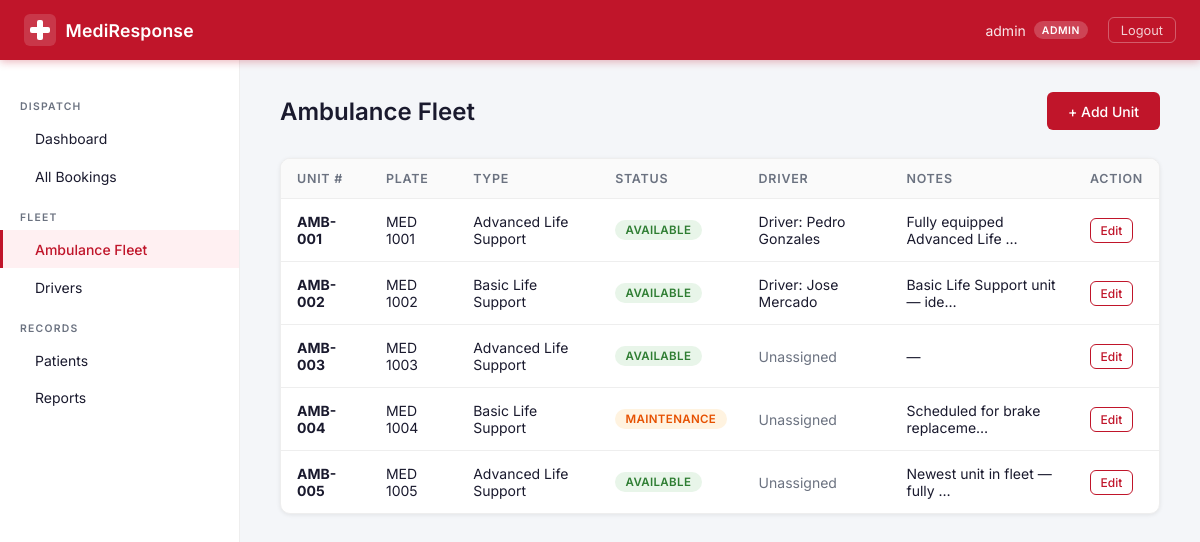
Screenshot of /admin-panel/fleet/ (signed in) with the database file from the repository.
### booking/models.py (models this page shows, shortened)
class UserProfile(models.Model):
    ROLE_CHOICES = [
        ('admin', 'Admin'),
        ('patient', 'Patient'),
        ('driver', 'Driver'),
    ]
    user = models.OneToOneField(
        User,
        on_delete=models.CASCADE,   # If the user is deleted, delete the profile too
        related_name='profile'      # Access via: user.profile
    )
    role = models.CharField(max_length=20, choices=ROLE_CHOICES, default='patient')
    phone = models.CharField(max_length=20, blank=True)

class Ambulance(models.Model):
    TYPE_CHOICES = [
        ('BLS', 'Basic Life Support'),
        ('ALS', 'Advanced Life Support'),
    ]
    STATUS_CHOICES = [
        ('available', 'Available'),
        ('on_call', 'On Call'),
        ('en_route', 'En Route'),
        ('maintenance', 'Maintenance'),
    ]
    unit_number = models.CharField(max_length=20, unique=True)
    plate_number = models.CharField(max_length=20, unique=True)
    ambulance_type = models.CharField(max_length=10, choices=TYPE_CHOICES, default='BLS')
    status = models.CharField(max_length=20, choices=STATUS_CHOICES, default='available')
    notes = models.TextField(blank=True)

class Driver(models.Model):
    user = models.OneToOneField(User, on_delete=models.CASCADE, related_name='driver_profile')
    license_number = models.CharField(max_length=50)
    contact_number = models.CharField(max_length=20)
    assigned_ambulance = models.OneToOneField(
        Ambulance,
        on_delete=models.SET_NULL,
        null=True,
        blank=True,
        related_name='assigned_driver'
    )
    is_available = models.BooleanField(default=True)
    def __str__(self):
        return f"Driver: {self.user.get_full_name() or self.user.username}"

### booking/views.py (the view)
        def wrapper(request, *args, **kwargs):
            if not request.user.is_authenticated:
                return redirect('login')
            try:
                if request.user.profile.role == role or request.user.is_superuser:
                    return view_func(request, *args, **kwargs)
            except UserProfile.DoesNotExist:
                pass
            return redirect('forbidden')

### booking/views.py (called while the page is built)
def role_required(role):
    def decorator(view_func):
        def wrapper(request, *args, **kwargs):
            if not request.user.is_authenticated:
                return redirect('login')
            try:
                if request.user.profile.role == role or request.user.is_superuser:
                    return view_func(request, *args, **kwargs)
            except UserProfile.DoesNotExist:
                pass
            return redirect('forbidden')
        wrapper.__name__ = view_func.__name__
        return wrapper
    return decorator

@login_required
@role_required('admin')
def admin_fleet(request):
    ambulances = Ambulance.objects.all()
    return render(request, 'booking/admin/fleet.html', {'ambulances': ambulances})

### templates/booking/admin/fleet.html (shortened to what this page needs)
{% extends "base.html" %}
{% block content %}
<div class="page-header">
    <h1>Ambulance Fleet</h1>
    <a href="{% url 'admin_ambulance_add' %}" class="btn btn--primary">+ Add Unit</a>
</div>
<div class="card">
    <div class="table-wrap">
        <table class="table">
            <thead>
                <tr>
                    <th>Unit #</th><th>Plate</th><th>Type</th><th>Status</th><th>Driver</th><th>Notes</th><th>Action</th>
                </tr>
            </thead>
            <tbody>
                {% for amb in ambulances %}
                <tr>
                    <td><strong>{{ amb.unit_number }}</strong></td>
                    <td>{{ amb.plate_number }}</td>
                    <td>{{ amb.get_ambulance_type_display }}</td>
                    <td><span class="status-badge status-badge--{{ amb.status }}">{{ amb.get_status_display }}</span></td>
                    <td>{% if amb.assigned_driver %}{{ amb.assigned_driver }}{% else %}<span class="text-muted">Unassigned</span>{% endif %}</td>
                    <td>{{ amb.notes|default:"—"|truncatechars:30 }}</td>
                    <td><a href="{% url 'admin_ambulance_edit' amb.pk %}" class="btn btn--outline btn--xs">Edit</a></td>
                </tr>
                {% empty %}
                <tr><td colspan="7" class="text-center text-muted">No ambulance units found. Add one!</td></tr>
                {% endfor %}
            </tbody>
        </table>
    </div>
</div>
{% endblock %}

### templates/base.html (shortened to what this page needs)
{% load static %}
<!DOCTYPE html>
<html lang="en">
<head>
    <link rel="stylesheet" href="{% static 'css/style.css' %}">
</head>
<body>
{% if user.is_authenticated %}
<header class="topbar">
    <div class="topbar__left">
        <a href="{% url 'dashboard' %}" class="topbar__brand">
            <svg class="topbar__logo" viewBox="0 0 32 32" fill="none" xmlns="http://www.w3.org/2000/svg">
                <rect width="32" height="32" rx="6" fill="white" fill-opacity="0.15"/>
                <rect x="13" y="6" width="6" height="20" rx="2" fill="white"/>
                <rect x="6" y="13" width="20" height="6" rx="2" fill="white"/>
            </svg>
            <span class="topbar__name">MediResponse</span>
        </a>
    </div>
    <div class="topbar__right">
        <span class="topbar__user">
            {{ user.get_full_name|default:user.username }}
            {% if user.profile %}
            <span class="role-badge role-badge--{{ user.profile.role }}">{{ user.profile.role|capfirst }}</span>
            {% endif %}
        </span>
        <form method="post" action="{% url 'logout' %}" style="display:inline;">
    <button type="submit" class="topbar__logout">Logout</button>
</form>
    </div>
</header>
<div class="layout">
    <aside class="sidebar" id="sidebar">
        <nav class="sidebar__nav">
            {% if user.is_superuser or user.profile.role == 'admin' %}
            <p class="sidebar__section-label">Dispatch</p>
            <a href="{% url 'admin_dashboard' %}" class="sidebar__link {% if request.resolver_match.url_name == 'admin_dashboard' %}active{% endif %}">
                 Dashboard
            </a>
            <a href="{% url 'admin_bookings_list' %}" class="sidebar__link {% if 'bookings' in request.resolver_match.url_name %}active{% endif %}">
                 All Bookings
            </a>
            <p class="sidebar__section-label">Fleet</p>
            <a href="{% url 'admin_fleet' %}" class="sidebar__link {% if 'fleet' in request.resolver_match.url_name %}active{% endif %}">
                 Ambulance Fleet
            </a>
            <a href="{% url 'admin_drivers' %}" class="sidebar__link {% if request.resolver_match.url_name == 'admin_drivers' %}active{% endif %}">
                 Drivers
            </a>
            <p class="sidebar__section-label">Records</p>
            <a href="{% url 'admin_patients' %}" class="sidebar__link {% if request.resolver_match.url_name == 'admin_patients' %}active{% endif %}">
                 Patients
            </a>
            <a href="{% url 'admin_reports' %}" class="sidebar__link {% if request.resolver_match.url_name == 'admin_reports' %}active{% endif %}">
                 Reports
            </a>
            {% elif user.profile.role == 'driver' %}
            <p class="sidebar__section-label">Dispatch</p>
            <a href="{% url 'driver_dashboard' %}" class="sidebar__link {% if request.resolver_match.url_name == 'driver_dashboard' %}active{% endif %}">
                <span class="sidebar__icon"></span> My Dashboard
            </a>
            {% endif %}
        </nav>
    </aside>
    <main class="content">
        {% block content %}{% endblock %}
    </main>
</div>
{% else %}
<div class="auth-wrapper">
    {% block auth_content %}{% endblock %}
</div>
{% endif %}
</body>
</html>

### rows the page displays
Ambulance: unit_number "AMB-001", plate_number "MED 1001", ambulance_type "Advanced Life Support", status "AVAILABLE", assigned_driver "Driver: Pedro Gonzales", notes "Fully equipped Advanced Life …"
Ambulance: unit_number "AMB-002", plate_number "MED 1002", ambulance_type "Basic Life Support", status "AVAILABLE", assigned_driver "Driver: Jose Mercado", notes "Basic Life Support unit — ide…"
Ambulance: unit_number "AMB-003", plate_number "MED 1003", ambulance_type "Advanced Life Support", status "AVAILABLE", shows "Unassigned", notes "—"
Ambulance: unit_number "AMB-004", plate_number "MED 1004", ambulance_type "Basic Life Support", status "MAINTENANCE", shows "Unassigned", notes "Scheduled for brake replaceme…"
Ambulance: unit_number "AMB-005", plate_number "MED 1005", ambulance_type "Advanced Life Support", status "AVAILABLE", shows "Unassigned", notes "Newest unit in fleet — fully …"

### other values shown
{{ user.get_full_name|default:user.username }} "admin"
{{ user.profile.role|capfirst }} "ADMIN"
